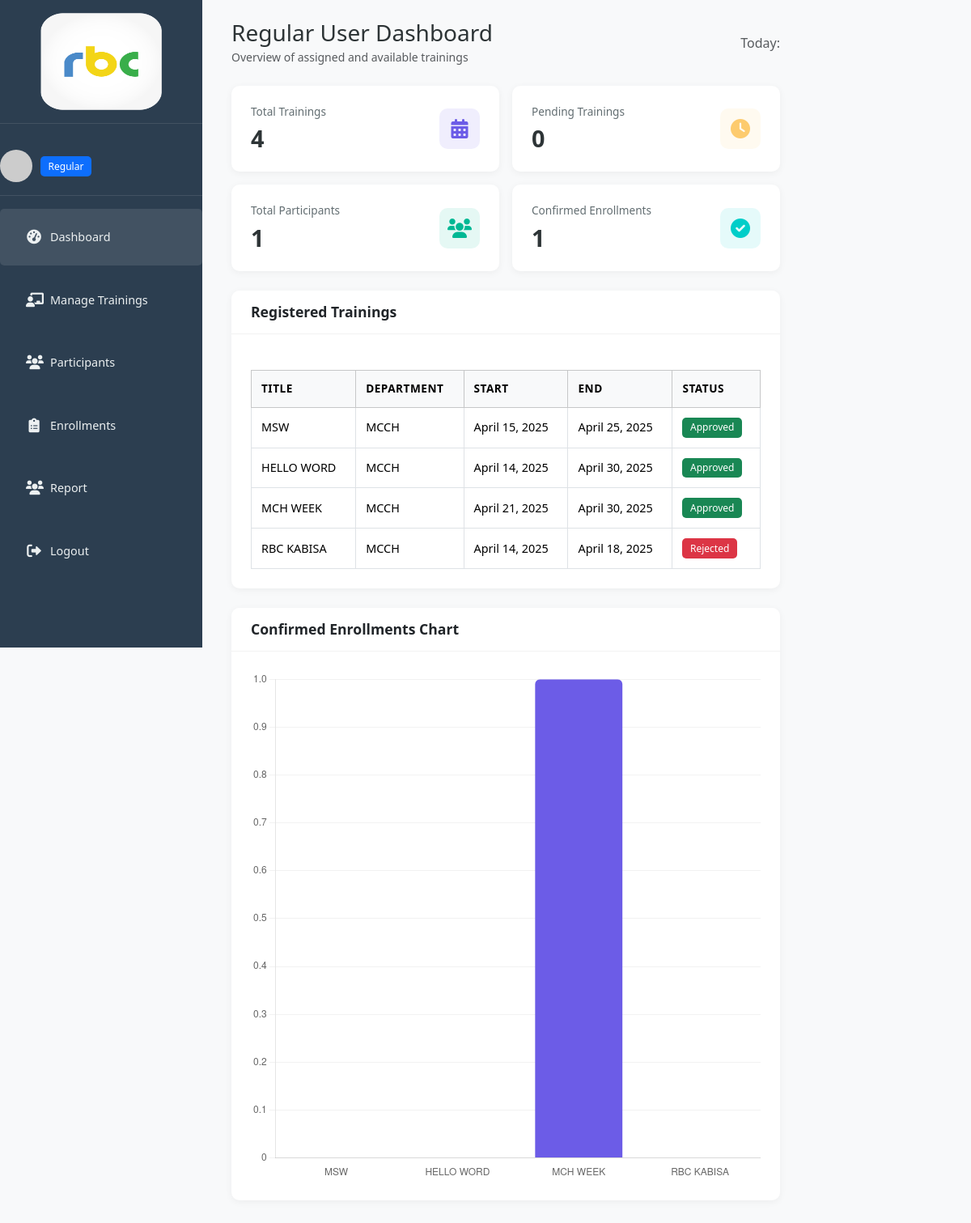
Page / (signed in) on the committed database.
### trainings/models.py (models this page shows, shortened)
class Staff(models.Model):
    ROLE_CHOICES = (
        ('admin', 'Admin'),
        ('regular', 'Regular'),
        ('supervisor', 'Supervisor'),
    )
    user = models.OneToOneField(User, on_delete=models.CASCADE)
    role = models.CharField(max_length=10, choices=ROLE_CHOICES)
    department = models.ForeignKey(Department, on_delete=models.SET_NULL, null=True, blank=True)
    contact_number = models.CharField(max_length=15, blank=True, null=True)
    position = models.CharField(max_length=100, blank=True, null=True)
    active = models.BooleanField(default=True)

class Training(models.Model):
    STATUS_CHOICES = (
        ('pending', 'Pending Approval'),
        ('approved', 'Approved'),
        ('rejected', 'Rejected'),
        ('in_progress', 'In Progress'),
        ('completed', 'Completed'),
        ('canceled', 'Canceled'),
    )
    title = models.CharField(max_length=200)
    department = models.ForeignKey(Department, on_delete=models.SET_NULL, null=True, blank=True)
    description = models.TextField()
    location = models.CharField(max_length=255)
    start_date = models.DateField()
    end_date = models.DateField()
    start_time = models.TimeField()
    end_time = models.TimeField()
    max_capacity = models.PositiveIntegerField()
    coordinator = models.ForeignKey(
        User,
        on_delete=models.SET_NULL,
        null=True,
        blank=True,
        related_name='coordinated_trainings'
    )
    category = models.CharField(max_length=100, blank=True)
    status = models.CharField(max_length=20, choices=STATUS_CHOICES, default='pending')
    created_by = models.ForeignKey(User, on_delete=models.CASCADE)
    created_at = models.DateTimeField(auto_now_add=True)
    concept_note = models.FileField(upload_to='concept_notes/', null=True, blank=True)

class Department(models.Model):
    name = models.CharField(max_length=100, unique=True)
    def __str__(self):
        return self.name

### trainings/views.py (the view)
# urls.py: path('', views.dashboard, name='dashboard'),
@login_required
def dashboard(request):
    try:
        staff = request.user.staff
    except Staff.DoesNotExist:
        staff = Staff.objects.create(
            user=request.user,
            role='admin' if request.user.is_superuser else 'regular',
            department='General'
        )
    if staff.role == 'admin':
        trainings = Training.objects.all()
    elif staff.role == 'supervisor':
        trainings = Training.objects.filter(coordinator=request.user)
    else:  # regular
        trainings = Training.objects.filter(department=staff.department)
    enrollments = Enrollment.objects.filter(training__in=trainings)
    participants = Participant.objects.all()
    if staff.role == 'regular':
        participants = participants.filter(department=staff.department)
    training_stats = {}
    for training in trainings:
        confirmed = training.enrollment_set.filter(confirmation_status='confirmed').count()
        pending = training.enrollment_set.filter(confirmation_status='pending').count()
        training_stats[training.id] = {
            'confirmed': confirmed,
            'pending': pending,
            'total': training.enrollment_set.count(),
        }
    context = {
        'staff': staff,
        'trainings': trainings,
        'training_stats': training_stats,
        'total_trainings': trainings.count(),
        'pending_trainings': trainings.filter(status='pending').count(),
        'total_confirmed': enrollments.filter(confirmation_status='confirmed').count(),
        'total_participants': participants.count(),
        'chart_labels': [t.title for t in trainings],
        'chart_data': [t.enrollment_set.filter(confirmation_status='confirmed').count() for t in trainings],
    }
    if staff.role == 'admin':
        return render(request, 'trainings/admin_dashboard.html', context)
    elif staff.role == 'supervisor':
        return render(request, 'trainings/supervisor_dashboard.html', context)
    else:
        return render(request, 'trainings/regular_dashboard.html', context)

### trainings/templates/trainings/regular_dashboard.html (shortened to what this page needs)
{% extends 'base.html' %}
{% load custom_tags %}
{% load static %}
{% block content %}
<div class="d-flex">
  {% include 'trainings/sidebar.html' %}
  <div class="main-content px-4 pt-4 w-100">
    <div class="row align-items-center mb-4">
      <div class="col-md-6">
        <h3 class="mb-0">Regular User Dashboard</h3>
        <small class="text-muted">Overview of assigned and available trainings</small>
      </div>
      <div class="col-md-6 text-end">
        <span class="text-muted">Today: {{ current_date }}</span>
      </div>
    </div>
    <div class="stats-cards mb-4">
      <div class="stat-card">
        <div class="stat-info">
          <h6>Total Trainings</h6>
          <h3>{{ total_trainings }}</h3>
        </div>
        <div class="stat-icon">
          <i class="fas fa-calendar-alt"></i>
        </div>
      </div>
      <div class="stat-card">
        <div class="stat-info">
          <h6>Pending Trainings</h6>
          <h3>{{ pending_trainings }}</h3>
        </div>
        <div class="stat-icon">
          <i class="fas fa-clock"></i>
        </div>
      </div>
      <div class="stat-card">
        <div class="stat-info">
          <h6>Total Participants</h6>
          <h3>{{ total_participants }}</h3>
        </div>
        <div class="stat-icon">
          <i class="fas fa-users"></i>
        </div>
      </div>
      <div class="stat-card">
        <div class="stat-info">
          <h6>Confirmed Enrollments</h6>
          <h3>{{ total_confirmed }}</h3>
        </div>
        <div class="stat-icon">
          <i class="fas fa-check-circle"></i>
        </div>
      </div>
    </div>
    <div class="card mb-4">
      <div class="card-header">
        <h4>Registered Trainings</h4>
      </div>
      <div class="card-body">
        {% if trainings %}
        <div class="table-responsive">
          <table class="table table-bordered table-sm table-hover">
            <thead class="table-light">
              <tr>
                <th>Title</th>
                <th>Department</th>
                <th>Start</th>
                <th>End</th>
                <th>Status</th>
              </tr>
            </thead>
            <tbody>
              {% for training in trainings %}
              <tr>
                <td>{{ training.title }}</td>
                <td>{{ training.department }}</td>
                <td>{{ training.start_date }}</td>
                <td>{{ training.end_date }}</td>
                <td>
                  {% if training.status == 'approved' %}
                    <span class="badge bg-success">{{ training.status|title }}</span>
                  {% elif training.status == 'pending' %}
                    <span class="badge bg-warning text-dark">{{ training.status|title }}</span>
                  {% elif training.status == 'rejected' %}
                    <span class="badge bg-danger">{{ training.status|title }}</span>
                  {% else %}
                    <span class="badge bg-secondary">{{ training.status|title }}</span>
                  {% endif %}
                </td>
              </tr>
              {% endfor %}
            </tbody>
          </table>
        </div>
        {% else %}
          <div class="text-center py-4">
            <i class="fas fa-calendar-alt fa-2x text-muted mb-2"></i>
            <p>No trainings available for you at the moment.</p>
          </div>
        {% endif %}
      </div>
    </div>
    <div class="card">
      <div class="card-header">
        <h4>Confirmed Enrollments Chart</h4>
      </div>
      <div class="card-body">
        <canvas id="enrollmentChart" height="300"></canvas>
      </div>
    </div>
  </div>
</div>
<script>
  const ctx = document.getElementById('enrollmentChart').getContext('2d');
  const enrollmentChart = new Chart(ctx, {
    type: 'bar',
    data: {
      labels: {{ chart_labels|safe }},
      datasets: [{
        label: 'Confirmed Enrollments',
        data: {{ chart_data|safe }},
        backgroundColor: '#6c5ce7',
        borderRadius: 6,
      }]
    },
    options: {
      responsive: true,
      plugins: {
        legend: { display: false },
        title: { display: false }
      },
      scales: {
        y: {
          beginAtZero: true,
          grid: { color: 'rgba(0, 0, 0, 0.05)' }
        },
        x: {
          grid: { display: false }
        }
      }
    }
  });
</script>
{% endblock %}

### trainings/templates/trainings/sidebar.html (shortened to what this page needs)
{% load static %}
<div class="sidebar">
  <div class="logo">
    <img src="{% static 'img/logo1.png' %}" alt="Logo" width="150" height="120">
  </div>
  <div class="user-info">
    <div class="avatar">
      <img src="https://via.placeholder.com/50" alt="User avatar">
    </div>
    <div class="user-details">
      <span class="badge bg-primary">{{ staff.role|title }}</span>
    </div>
  </div>
  <div class="menu">
    <ul>
      <li class="active">
        <a href="{% url 'dashboard' %}">
          <i class="fas fa-tachometer-alt"></i>
          <span>Dashboard</span>
        </a>
      </li>
      {% if staff.role == 'admin' %}
      <li>
        <a href="{% url 'training_list' %}">
          <i class="fas fa-chalkboard-teacher"></i>
          <span>Manage Trainings</span>
        </a>
      </li>
        <li>
          <a href="{% url 'participant_list' %}">
            <i class="fas fa-users"></i>
            <span>Manage Participants</span>
          </a>
        </li>
        <li>
          <a href="{% url 'staff_list' %}">
            <i class="fas fa-user-tie"></i>
            <span>Manage Staff</span>
          </a>
        </li>
        <li>
          <a href="{% url 'department_list' %}">
            <i class="fas fa-building"></i>
            <span>Manage Departments</span>
          </a>
        </li>
        <li>
          <a href="{% url 'enrollment_list' %}">
            <i class="fas fa-clipboard-list"></i>
            <span>Manage Enrollments</span>
          </a>
        </li>
        <li>
          <a href="{% url 'attendee_report' %}">
            <i class="fas fa-file-alt"></i>
            <span>Attendee Report</span>
          </a>
        </li>
      {% elif staff.role == 'regular' %}
        <li>
          <a href="{% url 'training_list' %}">
            <i class="fas fa-chalkboard-teacher"></i>
            <span>Manage Trainings</span>
          </a>
        </li>
        <li>
          <a href="{% url 'participant_list' %}">
            <i class="fas fa-users"></i>
            <span>Participants</span>
          </a>
        </li>
        <li>
          <a href="{% url 'enrollment_list' %}">
            <i class="fas fa-clipboard-list"></i>
            <span>Enrollments</span>
          </a>
        </li>
        <li>
          <a href="{% url 'my_training_report' %}">
            <i class="fas fa-users"></i>
            <span>Report</span>
          </a>
        </li>
      {% endif %}
      <li>
        <a href="{% url 'logout' %}">
          <i class="fas fa-sign-out-alt"></i>
          <span>Logout</span>
        </a>
      </li>
    </ul>
  </div>
</div>

### trainings/static/css/main_admin.css (style rules this page uses)
:root { --primary-color: #6c5ce7; --secondary-color: #00b894; --danger-color: #ff7675; --warning-color: #fdcb6e; --text-color: #2d3436; --light-text: #636e72; --bg-color: #f5f6fa; --card-bg: #ffffff; --sidebar-bg: #2c3e50; --sidebar-text: #ecf0f1; }
body { background-color: var(--bg-color); color: var(--text-color); font-family: 'Segoe UI', Tahoma, Geneva, Verdana, sans-serif; margin: 0; padding: 0; }
.sidebar { width: 250px; min-height: 100vh; background-color: #2c3e50; color: #fff; position: sticky; top: 0; }
.logo { padding: 1rem 0; border-bottom: 1px solid rgba(255,255,255,0.1); margin-bottom: 1rem; text-align: center; }
.user-info { display: flex; align-items: center; padding: 1rem 0; border-bottom: 1px solid rgba(255,255,255,0.1); margin-bottom: 1rem; }
.avatar { width: 40px; height: 40px; border-radius: 50%; overflow: hidden; margin-right: 10px; }
.avatar img { width: 100%; height: 100%; object-fit: cover; }
.menu ul { list-style: none; padding: 0; margin: 0; }
.menu li { margin-bottom: 0.5rem; border-radius: 5px; transition: all 0.3s; }
.menu li.active, .menu li:hover { background-color: rgba(255,255,255,0.1); }
.menu li a, .menu li { display: flex; align-items: center; padding: 0.75rem 1rem; color: var(--sidebar-text); text-decoration: none; font-size: 0.9rem; }
.menu li i { margin-right: 10px; font-size: 1.1rem; width: 20px; text-align: center; }
.main-content { flex: 1; margin-left: 250px; padding: 1rem; }
.stats-cards { display: grid; grid-template-columns: repeat(auto-fit, minmax(240px, 1fr)); gap: 1rem; margin-bottom: 1.5rem; }
.stat-card { background-color: var(--card-bg); border-radius: 10px; padding: 1.5rem; box-shadow: 0 2px 10px rgba(0,0,0,0.05); display: flex; justify-content: space-between; align-items: center; transition: transform 0.3s; }
.stat-info h6 { margin: 0; color: var(--light-text); font-size: 0.85rem; font-weight: 500; }
.stat-info h3 { margin: 0.5rem 0 0; font-weight: 600; font-size: 1.8rem; }
.stat-icon { width: 50px; height: 50px; border-radius: 10px; background-color: rgba(108, 92, 231, 0.1); display: flex; align-items: center; justify-content: center; color: var(--primary-color); font-size: 1.5rem; }
.stat-card:nth-child(2) .stat-icon { background-color: rgba(253, 203, 110, 0.1); color: var(--warning-color); }
.stat-card:nth-child(3) .stat-icon { background-color: rgba(0, 184, 148, 0.1); color: var(--secondary-color); }
.stat-card:nth-child(4) .stat-icon { background-color: rgba(0, 206, 201, 0.1); color: #00cec9; }
.card { background-color: var(--card-bg); border-radius: 10px; box-shadow: 0 2px 10px rgba(0,0,0,0.05); overflow: hidden; margin-bottom: 1.5rem; border: none; }
.card-header { padding: 1rem 1.5rem; border-bottom: 1px solid rgba(0,0,0,0.05); background-color: var(--card-bg); }
.card-header h4 { margin: 0; font-size: 1.1rem; font-weight: 600; }
.card-body { padding: 1.5rem; }
.table { width: 100%; margin-bottom: 0; }
.table th { font-weight: 600; font-size: 0.85rem; text-transform: uppercase; letter-spacing: 0.5px; border-top: none; padding: 0.75rem; vertical-align: middle; }
.table td { padding: 0.75rem; vertical-align: middle; font-size: 0.9rem; }
.badge { padding: 0.4rem 0.6rem; font-size: 0.75rem; font-weight: 500; border-radius: 5px; }
html, body { height: 100%; margin: 0; padding: 0; scroll-behavior: smooth; overflow-x: hidden; }
body { display: flex; flex-direction: column; }
.sidebar { position: fixed; left: 0; top: 0; height: 100vh; overflow-y: auto; z-index: 100; }
.main-content { margin-left: 250px; flex: 1; min-height: 100vh; padding: 1rem; overflow-y: auto; position: relative; top: 0; }
.main-content { padding-top: 20px; width: calc(100% - 250px); box-sizing: border-box; }
.top-nav, h1, h2, h3, h4 { margin-top: 0; padding-top: 0; }
.table-responsive { width: 100%; margin-top: 20px; }

### rows in the picture
Staff: role "Regular"
Training: title "MSW", department "MCCH", start_date "April 15, 2025", end_date "April 25, 2025", status "Approved"
Training: title "HELLO WORD", department "MCCH", start_date "April 14, 2025", end_date "April 30, 2025", status "Approved"
Training: title "MCH WEEK", department "MCCH", start_date "April 21, 2025", end_date "April 30, 2025", status "Approved"
Training: title "RBC KABISA", department "MCCH", start_date "April 14, 2025", end_date "April 18, 2025", status "Rejected"

### other values in the picture
{{ total_trainings }} "4"
{{ pending_trainings }} "0"
{{ total_participants }} "1"
{{ total_confirmed }} "1"
chart data {{ chart_labels|safe }} ['MSW', 'HELLO WORD', 'MCH WEEK', 'RBC KABISA']
chart data {{ chart_data|safe }} [0, 0, 1, 0]
